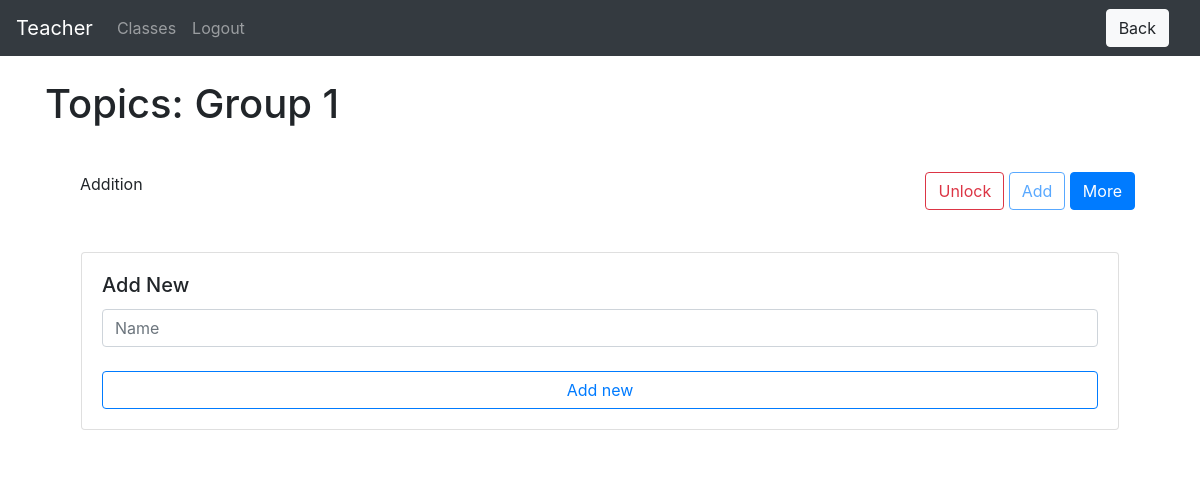
Page /teacher/group-detail/1/topics (signed in) on the earlier database version.
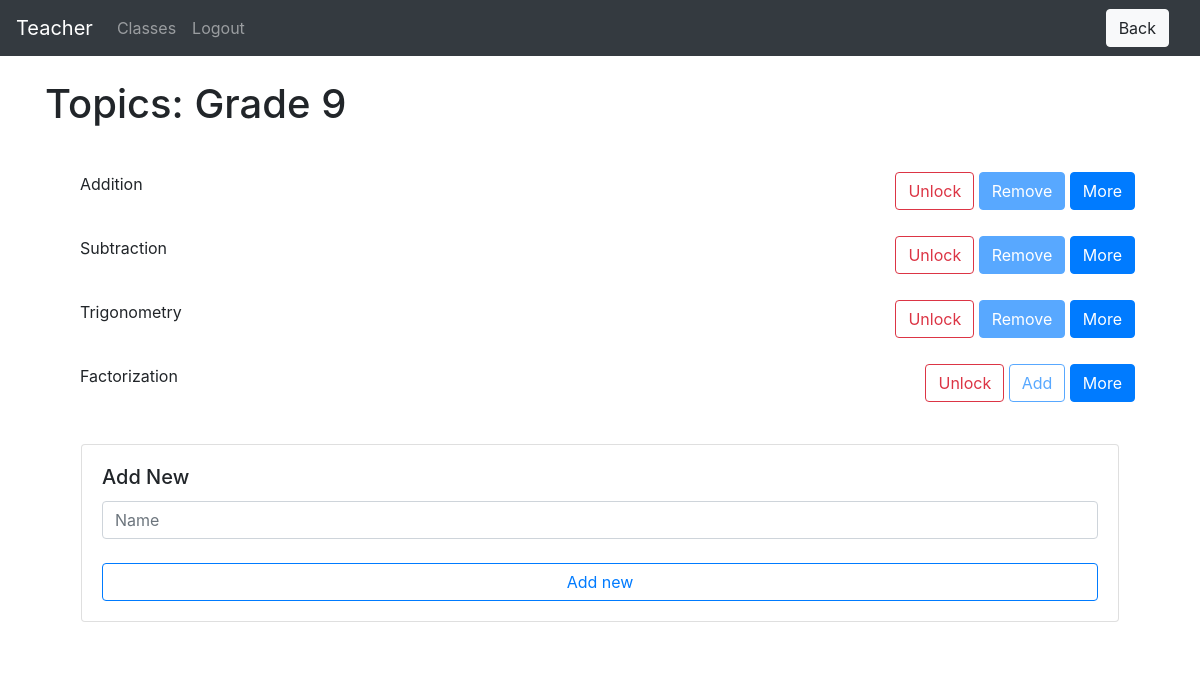
Same page on the later database version.
### website/models.py (models this page shows)
class User(db.Model, UserMixin):                                                        # type: ignore
    id = db.Column(db.Integer, primary_key=True)
    email = db.Column(db.String(150), unique=True)
    password = db.Column(db.String(150))
    first_name = db.Column(db.String(150))
    teacher_id = db.relationship('Teacher', uselist=False, backref="user")
    student_id = db.relationship('Student', uselist=False, backref="user")

class Group(db.Model):
    id = db.Column(db.Integer, primary_key=True)
    name = db.Column(db.String(150))
    teacher_id = db.Column(db.Integer, db.ForeignKey('teacher.id'))
    student_ids = db.relationship('Student')
    topic_ids = db.relationship('Topic')

class Topic(db.Model):
    id = db.Column(db.Integer, primary_key=True)
    name = db.Column(db.String(150))
    active = db.Column(db.Boolean)
    locked = db.Column(db.Boolean)
    instances = db.Column(db.SmallInteger)
    date = db.Column(db.DateTime(timezone=True))
    group_id = db.Column(db.Integer, db.ForeignKey('group.id'))
    variable_ids = db.relationship('Variable')
    problem_ids = db.relationship('Problem')
    data_ids = db.relationship('Data')

### website/teacher/teacher_views.py (the view)
@views.route('/group-detail/<group_id>/topics', methods=['GET', 'POST'])# type: ignore
@login_required
def topics(group_id):
    group = Group.query.filter_by(id=group_id).first()
    if request.method == 'POST':
        value = request.form['button']
        if value == "add_new":
            name = request.form.get('name')
            if len(str(name)) < 1:
                flash('Name is too short!', category='error')
            else:
                new_topic = Topic(name=name, active=False, locked=True, group_id=group.id, instances=0)
                db.session.add(new_topic)
                db.session.commit()
                flash('Note added!', category='success')
                for student in group.student_ids:
                    new_data = Data(correct=1, completed=1, avg_time=30, topic_id=new_topic.id, student_id=student.id)
                    db.session.add(new_data)
                    db.session.commit()
            return render_template("teacher/topics.html", user=current_user, group=group)
        elif value[:4] == "more":
            return redirect(url_for('teacher_views.edit_topic', group_id=group.id, topic_id=value[4:]))
        elif value[:4] == "lock":
            topic = Topic.query.get(value[4:])
            if topic:
                isLocked = topic.locked
                topic.locked = not isLocked
                db.session.add(topic)
                db.session.commit()
                return render_template("teacher/topics.html", user=current_user, group=group)
        else:
            topic = Topic.query.get(request.form['button'])
            if topic:
                isActive = topic.active
                if not isActive:
                    topic.active = True
                    topic.date = func.now()
                else:
                    topic.active = False
                db.session.add(topic)
                db.session.commit()
                return render_template("teacher/topics.html", user=current_user, group=group)
    else:
        return render_template("teacher/topics.html", user=current_user, group=group)

### website/templates/teacher/topics.html (shortened to what this page needs)
{% extends "base.html" %} {% block title %}Classes{% endblock %}
{% block extra_header %}
<a href="{{url_for('teacher_views.group_detail', group_id=group.id)}}">
    <button class="btn btn-light ml-3" type="button" name="button">Back</button>
</a>
{% endblock %}
{% block content %}
<br>
<h1>Topics: {{ group.name }}</h1>
<br>
<div style="display:flex; flex-direction: row; justify-content: center; align-items: center">
    <ul class="list-group list-group-flush w-100">
        {% for topic in group.topic_ids %}
        <form method='POST'>
        <li class="list-group-item"><div class="d-flex justify-content-between">
            <div class="col-sm-9"><p>{{ topic.name }}</p></div>
            <div>
                {% if topic.locked %}
                <button name="button" class="btn btn-outline-danger" value="lock{{ topic.id }}">Unlock</button>
                    {% if topic.active %}
                    <button name="button" class="btn btn-primary" value="{{ topic.id }}" disabled>Remove</button>
                    {% else %}
                    <button name="button" class="btn btn-outline-primary" value="{{ topic.id }}" disabled>Add</button>
                    {% endif %}
                {% endif %}
                <button name="button" class="btn btn-primary" value="more{{ topic.id }}">More</button>
            </div>
        </div></li>
    </form>
        {% endfor %}
    <form method="POST">
        <li class="list-group-item">
            <div class="col p-3">
                <div class="card">
                  <div class="card-body">
                    <h5 class="card-title">Add New</h5>
                    <input type="text" class="form-control" name="name" id="name" placeholder="Name">
                    <br>
                    <button class="btn btn-outline-primary btn-block" name="button" value="add_new">Add new</button>
                  </div>
                </div>
            </div>
        </li>
    </form>
    </ul>
</div>
{% endblock %}

### website/templates/base.html (shortened to what this page needs)
<!DOCTYPE html>
<html>
  <head>
    <link
      rel="stylesheet"
      href="https://stackpath.bootstrapcdn.com/bootstrap/4.4.1/css/bootstrap.min.css"
    />
    <link
      rel="stylesheet"
      href="https://stackpath.bootstrapcdn.com/font-awesome/4.7.0/css/font-awesome.min.css"
    />
  </head>
  <body>
    <nav class="navbar navbar-expand-lg navbar-dark bg-dark justify-content-between">
      <div>
      <div class="collapse navbar-collapse" id="navbar">
        <div class="navbar-nav">
            {% if user.is_authenticated %}
            <a class="navbar-brand" id="page" href='#'>{{ user.first_name }}</a>
            {% if user.teacher_id %}
            <a class="nav-item nav-link" id="page" href="/teacher/">Classes</a>
            {% elif user.student_id %}
            <a class="nav-item nav-link" id="page" href="/student/dash">Dashboard</a>
            {% endif %}
            <a class="nav-item nav-link ml-auto align-left" id="logout" href="/logout">Logout</a>
            {% else %}
            <a class="nav-item nav-link" id="login" href="/login">Login</a>
            <a class="nav-item nav-link" id="signUp" href="/sign-up">Sign Up</a>
            {% endif%}
        </div>
      </div>
    </div>
    <div class="container justify-content-end my-2 my-sm-0">{% block extra_header %} {% endblock %}</div>
    </nav>
    <div class="container">{% block content %} {% endblock %}</div>
  </body>
</html>

Differences in the rows shown:
changed Group: name "Group 1" → "Grade 9"
changed Topic "Addition": active "Add" → "Remove"
added Topic: name "Subtraction", {{ topic.id }} 2 (drawn)
added Topic: name "Trigonometry", {{ topic.id }} 3 (drawn)
added Topic: name "Factorization", {{ topic.id }} 4 (drawn)
